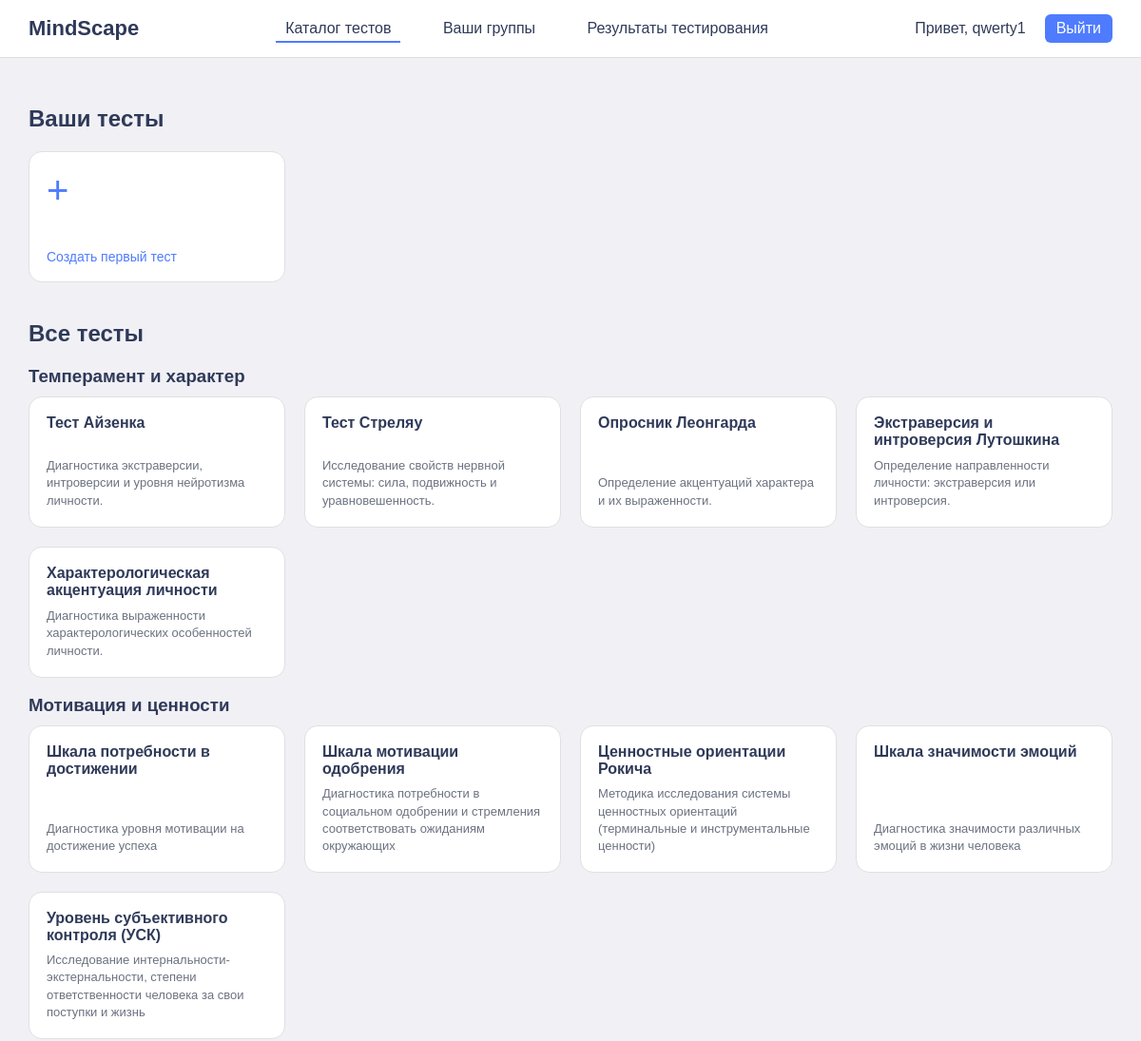
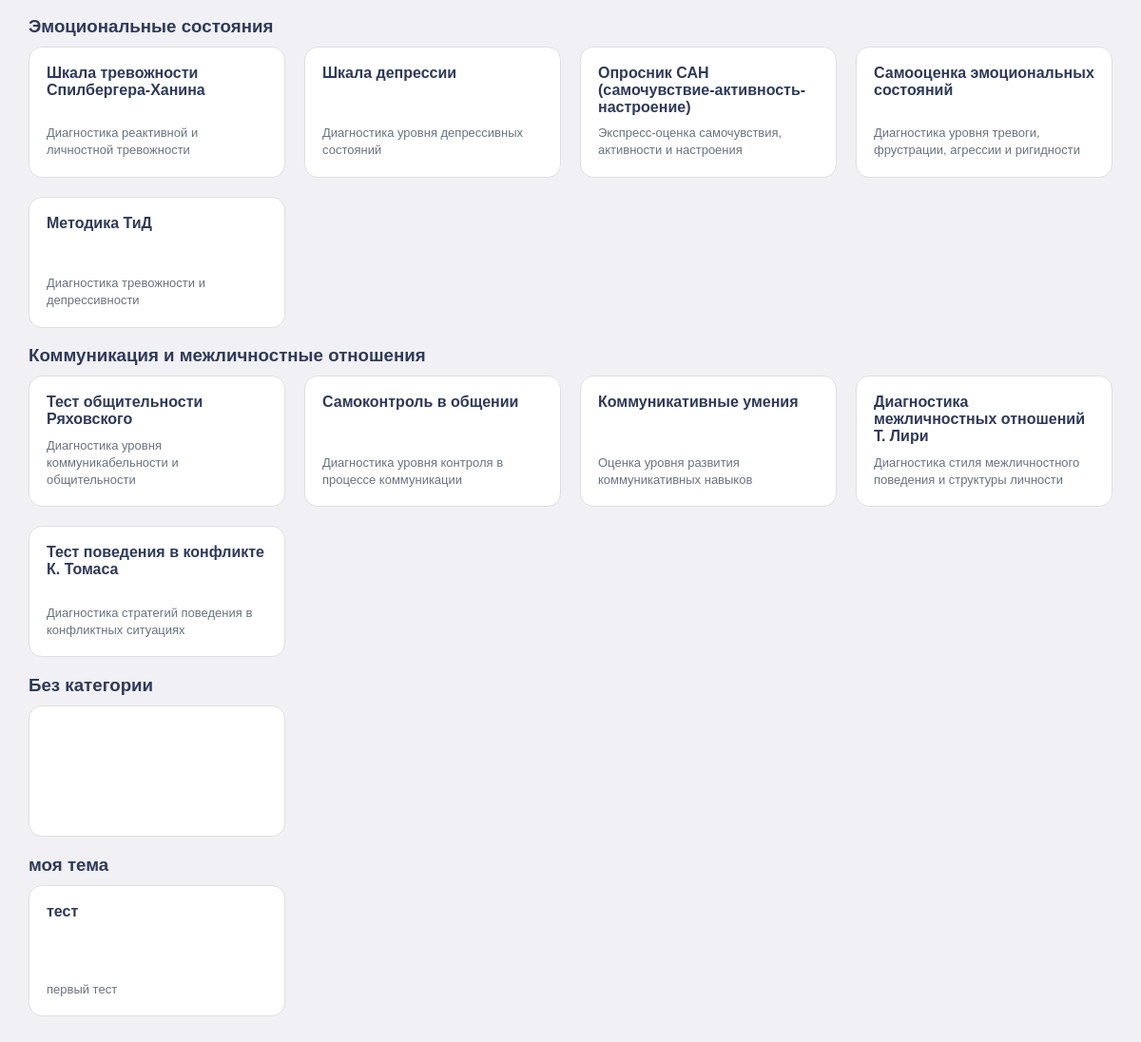
/teacher/teach (signed in), run on the app's committed database (2 pictures, top to bottom).
### tables this page shows
CREATE TABLE "tests" (
	"id"	INTEGER,
	"topic"	TEXT NOT NULL,
	"title"	TEXT NOT NULL,
	"is_active"	INTEGER DEFAULT 1,
	"description"	TEXT, visualization_type TEXT, author_id INTEGER, instruction TEXT,
	PRIMARY KEY("id" AUTOINCREMENT)
);

### app.py (the view)
@app.route('/teacher/teach')
def teach():
    if 'user_id' not in session:
        return redirect('/auth')
    conn = sqlite3.connect('database.db')
    conn.row_factory = sqlite3.Row
    cursor = conn.cursor()
    user_id = session['user_id']
    cursor.execute("""
        SELECT id, title, description, topic
        FROM tests
        WHERE author_id = ?
        AND is_active = 1
    """, (user_id,))
    teacher_tests = cursor.fetchall()
    cursor.execute("""
        SELECT id, title, description, topic
        FROM tests
        WHERE is_active = 1
    """)
    all_tests_raw = cursor.fetchall()
    conn.close()
    all_tests = {}
    for test in all_tests_raw:
        topic = test['topic'] or "Без категории"
        if topic not in all_tests:
            all_tests[topic] = []
        all_tests[topic].append(test)
    return render_template(
        "teacher/teach.html",
        username=session['username'],
        teacher_tests=teacher_tests,
        tests=all_tests
    )

### templates/teacher/teach.html (shortened to what this page needs)
<!DOCTYPE html>
<html lang="ru">
<head>
    <link rel="stylesheet" href="{{ url_for('static', filename='style/main.css') }}">
</head>
<body>
<header class="header">
    <div class="logo">MindScape</div>
    <nav class="nav">
        <a href="/teacher/teach" class="active">Каталог тестов</a>
        <a href="/teacher/groups">Ваши группы</a>
        <a href="/teacher/group_results">Результаты тестирования</a>
    </nav>
    <div class="user-panel">
        <span class="username">Привет, {{ username }}</span>
        <a href="/logout" class="logout">Выйти</a>
    </div>
</header>
<main>
    <h2>Ваши тесты</h2>
    <div class="tests">
    {% if teacher_tests %}
        <a href="/teacher/create_test_page" class="test-card create-card">
            <div class="plus">+</div>
            <div class="create-text">Создать тест</div>
        </a>
        {% for test in teacher_tests %}
            <!-- <a href="/test/{{ test.id }}" class="test-card">
                <div class="test-title">{{ test.title }}</div>
                <div class="test-topic">{{ test.topic }}</div>
                <div class="test-desc">{{ test.description }}</div>
            </a> -->
            <div class="test-card">
                <a href="/test/{{ test.id }}" class="test-link"></a>
                <div class="test-title">{{ test.title }}</div>
                <div class="test-topic">{{ test.topic }}</div>
                <div class="test-desc">{{ test.description }}</div>
                <div class="test-actions">
                    <a href="/teacher/edit_test/{{ test.id }}" class="btn edit-btn">✏️</a>
                    <a href="/teacher/delete_test/{{ test.id }}" class="btn delete-btn">🗑</a>
                </div>
            </div>
        {% endfor %}
    {% else %}
        <a href="/teacher/create_test_page" class="test-card create-card">
            <div class="plus">+</div>
            <div class="create-text">Создать первый тест</div>
        </a>
    {% endif %}
    </div>
    <h2 style="margin-top: 40px;">Все тесты</h2>
    {% for topic, test_list in tests.items() %}
        <div class="category">
            <h3>{{ topic }}</h3>
            <div class="tests">
                {% for test in test_list %}
                    <a href="/test/{{ test.id }}" class="test-card">
                        <div class="test-title">{{ test.title }}</div>
                        <div class="test-desc">{{ test.description }}</div>
                    </a>
                {% endfor %}
            </div>
        </div>
    {% endfor %}
</main>
</body>
</html>

### static/style/main.css (style rules this page uses)
body { font-family: Arial, sans-serif; margin: 0; background: #F0F0F5; color: #2F3A59; }
.header { background: white; display: flex; justify-content: space-between; align-items: center; padding: 15px 30px; border-bottom: 1px solid #ddd; }
.logo { font-size: 22px; font-weight: bold; }
.nav a { margin: 0 15px; text-decoration: none; color: #2F3A59; padding: 5px 10px; border-bottom: 2px solid transparent; transition: border-color 0.2s; }
.nav a.active { border-bottom: 2px solid #4F7CFE; }
.user-panel { display: flex; align-items: center; gap: 10px; }
.user-panel button, .logout { background: #4F7CFE; color: white; border: none; padding: 6px 12px; border-radius: 6px; cursor: pointer; text-decoration: none; }
.username { margin-right: 10px; }
main { padding: 30px; }
.category h3 { margin-bottom: 10px; }
.tests { display: grid; grid-template-columns: repeat(4, 1fr); gap: 20px; }
.test-card { background: white; border: 1px solid #e0e0e0; padding: 18px; border-radius: 14px; text-decoration: none; color: #2F3A59; display: flex; flex-direction: column; justify-content: space-between; min-height: 100px; transition: all 0.2s ease; }
.test-title { font-weight: bold; font-size: 16px; margin-bottom: 8px; }
.test-desc { font-size: 13px; color: #6b7280; line-height: 1.4; }
.plus { font-size: 40px; color: #4F7CFE; margin-bottom: 5px; }
.create-text { font-size: 14px; color: #4F7CFE; }
.create-card { min-height: 100px; }

### data on the page
tests: topic "Темперамент и характер", title "Тест Айзенка", description "Диагностика экстраверсии, интроверсии и уровня нейротизма личности."
tests: title "Тест Стреляу", description "Исследование свойств нервной системы: сила, подвижность и уравновешенность."
tests: title "Опросник Леонгарда", description "Определение акцентуаций характера и их выраженности."
tests: title "Экстраверсия и интроверсия Лутошкина", description "Определение направленности личности: экстраверсия или интроверсия."
tests: title "Характерологическая акцентуация личности", description "Диагностика выраженности характерологических особенностей личности."
tests: topic "Мотивация и ценности", title "Шкала потребности в достижении", description "Диагностика уровня мотивации на достижение успеха"
tests: title "Шкала мотивации одобрения", description "Диагностика потребности в социальном одобрении и стремления соответствовать ожиданиям окружающих"
tests: title "Ценностные ориентации Рокича", description "Методика исследования системы ценностных ориентаций (терминальные и инструментальные ценности)"
tests: title "Шкала значимости эмоций", description "Диагностика значимости различных эмоций в жизни человека"
tests: title "Уровень субъективного контроля (УСК)", description "Исследование интернальности-экстернальности, степени ответственности человека за свои поступки и жизнь"
tests: topic "Эмоциональные состояния", title "Шкала тревожности Спилбергера-Ханина", description "Диагностика реактивной и личностной тревожности"
tests: title "Шкала депрессии", description "Диагностика уровня депрессивных состояний"
tests: title "Опросник САН (самочувствие-активность-настроение)", description "Экспресс-оценка самочувствия, активности и настроения"
tests: title "Самооценка эмоциональных состояний", description "Диагностика уровня тревоги, фрустрации, агрессии и ригидности"
tests: title "Методика ТиД", description "Диагностика тревожности и депрессивности"
tests: topic "Коммуникация и межличностные отношения", title "Тест общительности Ряховского", description "Диагностика уровня коммуникабельности и общительности"
tests: title "Самоконтроль в общении", description "Диагностика уровня контроля в процессе коммуникации"
tests: title "Коммуникативные умения", description "Оценка уровня развития коммуникативных навыков"
tests: title "Диагностика межличностных отношений Т. Лири", description "Диагностика стиля межличностного поведения и структуры личности"
tests: title "Тест поведения в конфликте К. Томаса", description "Диагностика стратегий поведения в конфликтных ситуациях"
tests: topic "моя тема", title "тест", description "первый тест"

### other printed values
{{ username }} "qwerty1"
{{ topic }} "Без категории"
